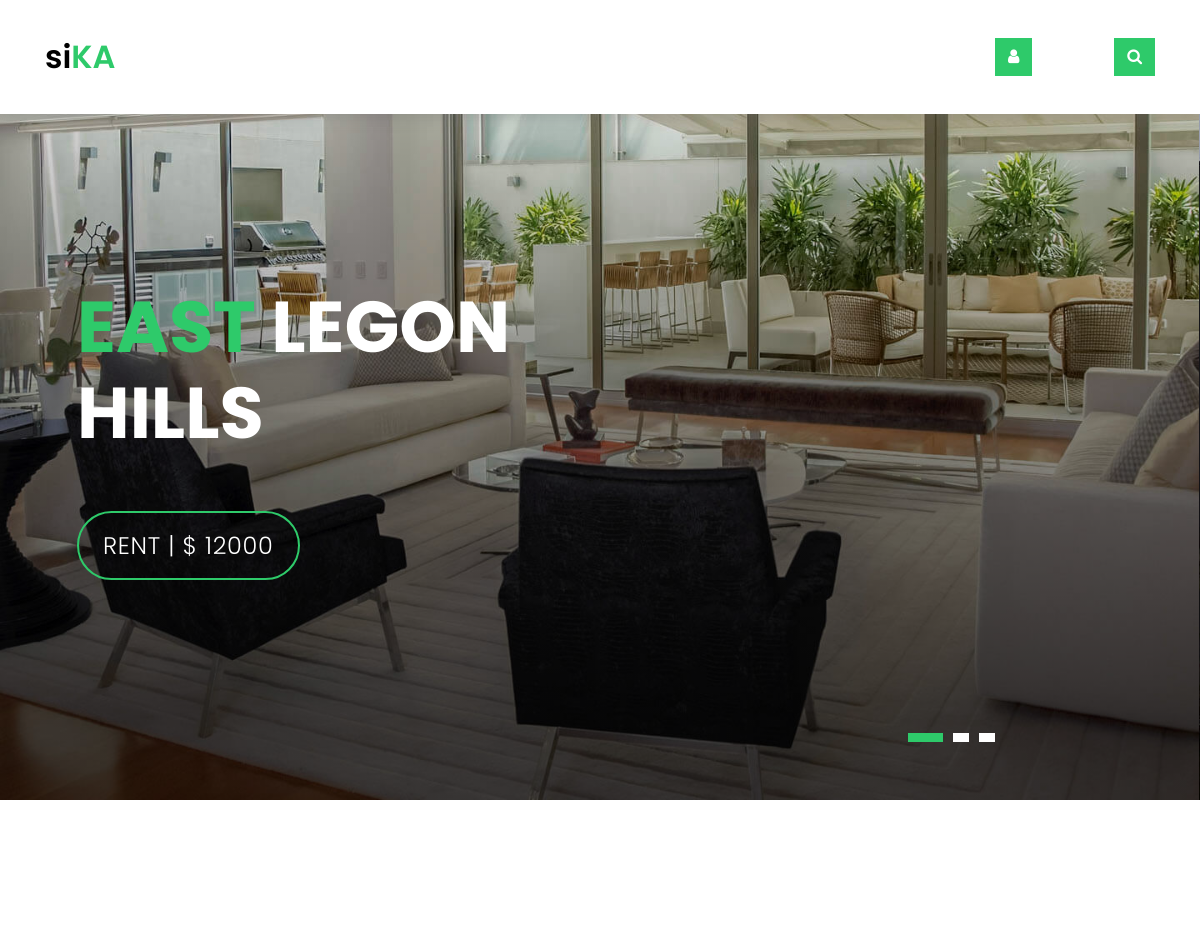
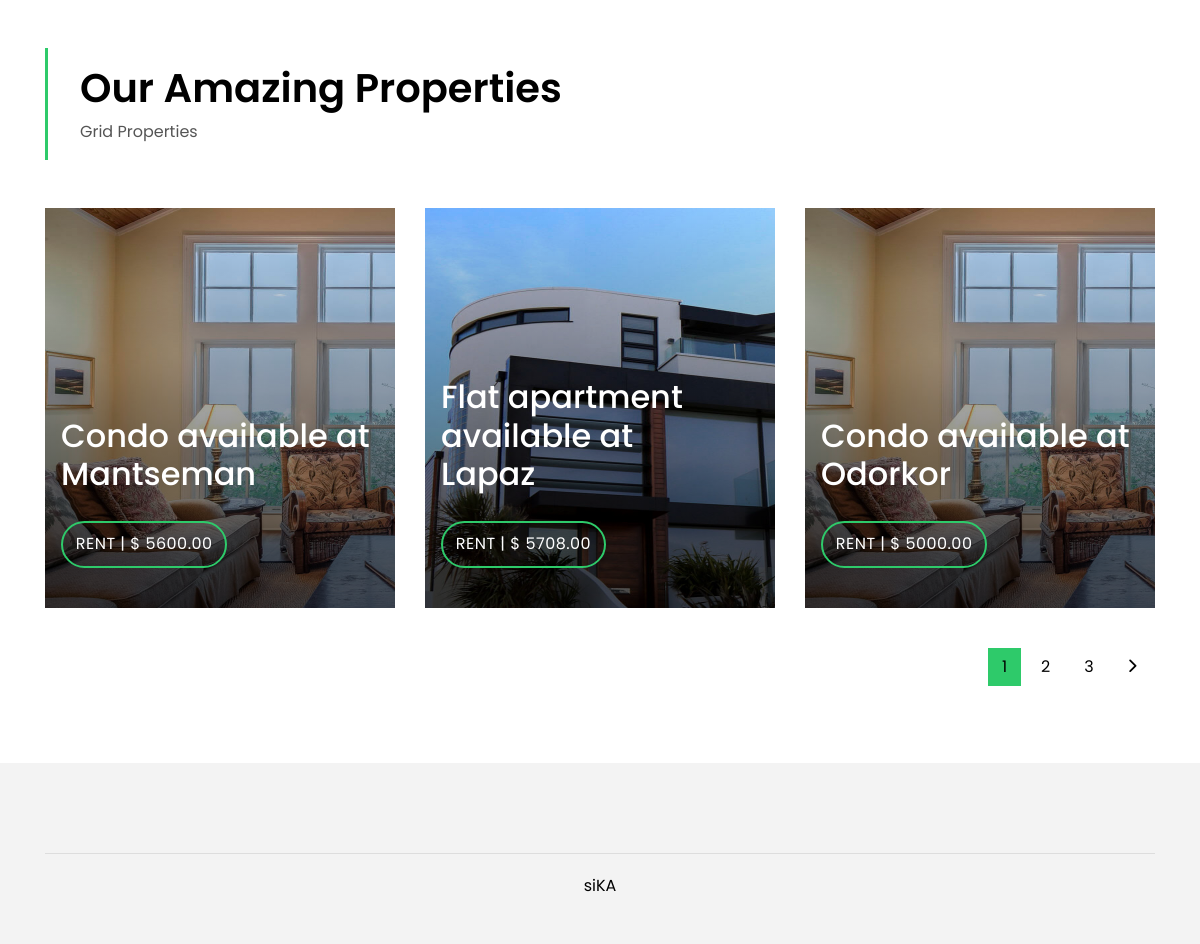
The page / on the database its author committed (2 pictures, top to bottom).
### app/models.py (models this page shows, shortened)
class House(models.Model):
    agent = models.ForeignKey(Agent, on_delete=models.CASCADE)
    no_of_rooms = models.IntegerField()
    image_one = models.ImageField(null=True, blank=True)
    image_two = models.ImageField(null=True, blank=True)
    image_three = models.ImageField(null=True, blank=True)
    description = models.TextField()
    location = models.ForeignKey(Location, on_delete=models.SET_NULL, null=True, blank=True)
    type_of_house = models.ForeignKey(HouseType, on_delete=models.SET_NULL, null=True, blank=True)
    rent_price = models.IntegerField()
    available = models.BooleanField(default=True)
    created_at = models.DateTimeField(auto_now_add=True)
    @property
    def image_one_url(self):
        try:
            url = self.image_one.url
        except:
            url = ''
        return url
    class Meta:
        ordering = ['-created_at']

class HouseType(models.Model):
    name = models.CharField(max_length=200, null=True, blank=True)
    def __str__(self):
        return self.name

class Location(models.Model):
    name = models.CharField(max_length=100, null=True, blank=True)
    def __str__(self):
        return self.name

### app/views.py (the view)
# urls.py: path('', views.index, name='houses'),
def index(request):
    if 'q' in request.GET:
        q = request.GET['q']
        house_query = Q(Q(location__name__icontains=q) | Q(type_of_house__name__icontains=q))
        houses = House.objects.filter(house_query)
    else:
        houses = House.objects.all()
        page = Paginator(houses, 3)
        page_list = request.GET.get('page')
        page = page.get_page(page_list)
    my_filter = HouseFilter(request.GET, queryset=houses)
    houses = my_filter.qs
    page = Paginator(houses, 3)
    page_list = request.GET.get('page')
    page = page.get_page(page_list)
    context = {'houses': houses,
               'my_filter': my_filter,
               'page': page}
    return render(request, 'index.html', context)

### templates/index.html (shortened to what this page needs)
{% extends 'base.html' %}
{% load static %}
{% block content %}
<div class="intro intro-carousel">
  <div id="carousel" class="owl-carousel owl-theme">
    <div class="carousel-item-a intro-item bg-image" style="background-image: url({% static 'img/slide-1.jpg' %})">
      <div class="overlay overlay-a"></div>
      <div class="intro-content display-table">
        <div class="table-cell">
          <div class="container">
            <div class="row">
              <div class="col-lg-8">
                <div class="intro-body">
                  <h1 class="intro-title mb-4">
                    <span class="color-b">East</span> Legon
                    <br> Hills</h1>
                  <p class="intro-subtitle intro-price">
                    <span class="price-a">rent | $ 12000</span>
                  </p>
                </div>
              </div>
            </div>
          </div>
        </div>
      </div>
    </div>
  </div>
</div>
{% include 'property-grid.html' %}
{% endblock %}

### templates/property-grid.html (shortened to what this page needs)
<section class="intro-single">
  <div class="container">
    <div class="row">
      <div class="col-md-12 col-lg-8">
        <div class="title-single-box">
          <h1 class="title-single">Our Amazing Properties</h1>
          <span class="color-text-a">Grid Properties</span>
        </div>
      </div>
    </div>
  </div>
</section>
<section class="property-grid grid">
  <div class="container">
    <div class="row">
      {% for house in page.object_list %}
      <a class="col-md-4" href="{% url 'house' house.id %}">
        <div>
          <div class="card-box-a card-shadow">
            <div class="img-box-a">
              <img src="{{house.image_one_url}}" alt="" class="img-a " width="400" height="400">
            </div>
            <div class="card-overlay">
              <div class="card-overlay-a-content">
                <div class="card-header-a">
                  <h2 class="card-title-a">
                    <p>{{house.type_of_house}} available at
                      <br /> {{house.location}}</p>
                  </h2>
                </div>
                <div class="card-body-a">
                  <div class="price-box d-flex">
                    <span class="price-a">rent | $ {{house.rent_price}}.00</span>
                  </div>
                </div>
              </div>
            </div>
          </div>
        </div>
      </a>
      {% endfor %}
    </div>
    <div class="row">
      <div class="col-sm-12">
        <nav class="pagination-a">
          <ul class="pagination justify-content-end">
            {% for num_page in page.paginator.page_range %}
            {% if page.number == num_page %}
            <li class="page-item active">
              <a class="page-link" href="{% url 'houses' %}?page={{num_page}}">{{num_page}}</a>
            </li>
            {% else %}
             <li class="page-item">
              <a class="page-link" href="{% url 'houses' %}?page={{num_page}}">{{num_page}}</a>
            </li>
            {% endif %}
            {% endfor %}
            {% if page.has_next %}
            <li class="page-item next">
              <a class="page-link" href="{% url 'houses' %}?page={{page.next_page_number}}">
                <span class="ion-ios-arrow-forward"></span>
              </a>
            </li>
            {% endif %}
          </ul>
        </nav>
      </div>
    </div>
  </div>
</section>

### rows shown on the page
House: image_one_url (picture), type_of_house "Condo", location "Mantseman", rent_price "5600"
House: image_one_url (picture), type_of_house "Flat apartment", location "Lapaz", rent_price "5708"
House: image_one_url (picture), type_of_house "Condo", location "Odorkor", rent_price "5000"

### other values the page prints
{{ num_page }} "1"
{{ num_page }} "2" "3"
